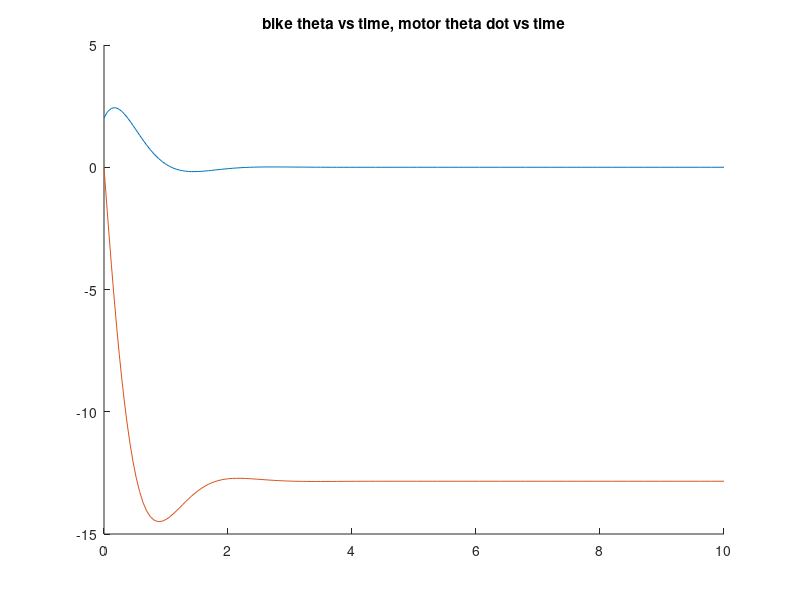
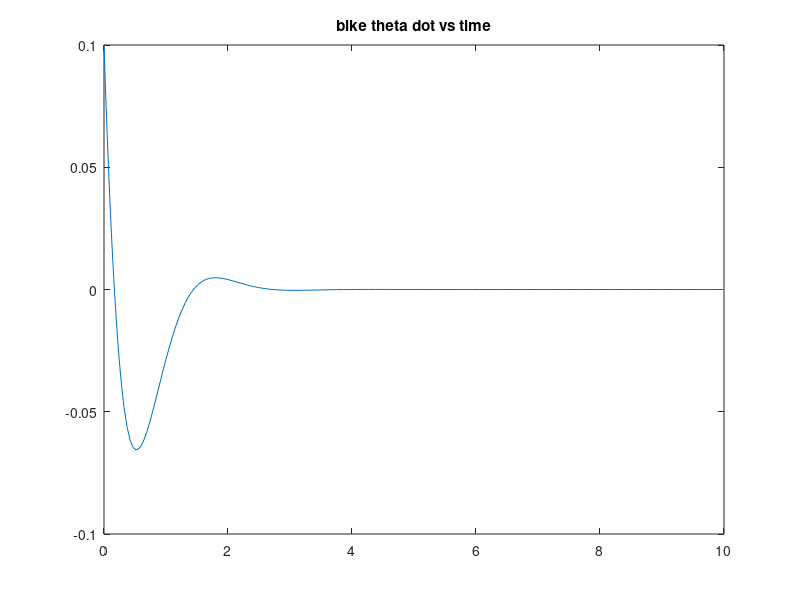
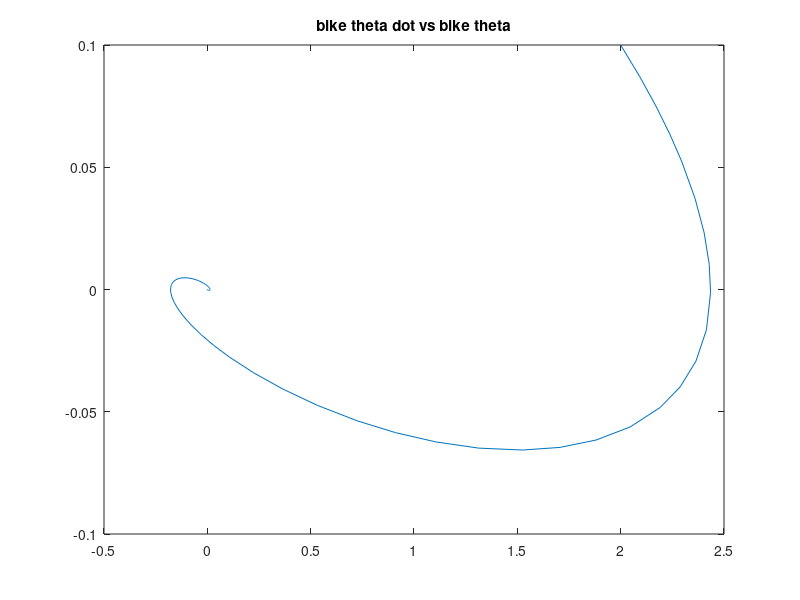

The MATLAB source for these figures, in order:
function simulate_bike_stability
    clear; close all;
    %% Variables
    g = 9.8;                                                               % m / s / s
    
    l_c = 0.53;                                                            % m
    l_fly = l_c;                                                           % m
    
    m_fly = 5.44;                                                          % kg
    m_bike = 18.6;                                                         % kg
    m_total = m_fly + m_bike;                                              % kg
    
    global J_fly;
    J_fly = 0.04788*6;                                                     % kg * m * m
    J_bike = 5.5;                                                          % kg * m * m
    J_total = (J_bike) + (J_fly) + (m_fly * l_fly^2);                      % kg * m * m
    
    global c1 c2 c3;
    c1 = m_total * l_c^2;                                                  %
    c2 = J_total;                                                          %
    c3 = m_total * g * l_c;                                                %
    
    global err;
    err = 0;                                                               %
 
    global target_bike_theta target_motor_theta_dot;
    target_bike_theta = 0;                                                 % rad
    target_motor_theta_dot = 0;                                            % rad / s
    
    global stall_torque free_speed;
    ratio = 60 / 12 * 60 / 18;
    stall_torque = 2*2.43*ratio;                                              % N * m
    free_speed = 556/ratio;                                                   % rad / s
    
    global max_torque percent_max_torque;                                  %
    max_torque = 0;
    percent_max_torque = 0;
    
    %% C-Style Main Function
    main();
    function main 

        t_span = [0 10];
        
        % bike_theta, bike_theta_dot, motor_theta_dot
        intial_angle = 2;
        intial = [intial_angle*pi/180 0.1 0];
        [t, state] = ode45(@bike_falling_ode, t_span, intial);

        % convert bike_theta to degrees
        state(:, 1) = state(:,1) * (180/pi);

        % plot
        figure;
        hold;
        plot(t, state(:,1))
        plot(t, state(:,3))
        hold;
        title('bike theta vs time, motor theta dot vs time');
        
        figure;
        plot(t, state(:,2))
        title('bike theta dot vs time');
        figure;
        plot(state(:,1), state(:,2))
        title('bike theta dot vs bike theta');
        
        max_torque
        percent_max_torque
    end


    %% Bike Falling
    function delta = bike_falling_ode( ~, state )
        
        % unpack state
        bike_theta      = state(1);
        bike_theta_dot  = state(2);
        motor_theta_dot = state(3);
        
        % get feedback from PID controller
        torque = bike_falling_PID(bike_theta, bike_theta_dot, motor_theta_dot);
        
        % solve for bike_theta_dot_dot
        bike_theta_dot_dot_numerator = torque - c1*bike_theta_dot^2*sin(bike_theta)*cos(bike_theta) + c3*sin(bike_theta);
        bike_theta_dot_dot_denominator = c1*sin(bike_theta)^2 + c2;
        
        % solve for motor_theta_dot_dot
        motor_theta_dot_dot = torque/J_fly;
        
        % pack delta
        delta = [
            bike_theta_dot; 
            bike_theta_dot_dot_numerator/bike_theta_dot_dot_denominator;
            motor_theta_dot_dot
        ];
    end

    %% PID Loop
    function torque = bike_falling_PID(bike_theta, bike_theta_dot, motor_theta_dot)
        current_err = target_bike_theta - bike_theta;                      % P
        err = current_err + err;                                           % I
        diff = bike_theta_dot;                                             % D
    
        % PID constants
        kPID = [200, 0, -30];

        % compute torque
        torque = (kPID(1) * current_err) + (kPID(2) * err) + (kPID(3) * diff);
        
        torque_limit = stall_torque * (1 - abs(motor_theta_dot)/free_speed);
        
        if abs(torque)/torque_limit * 100 > percent_max_torque
            percent_max_torque = abs(torque)/torque_limit * 100;
        end

        % limit torque
        if torque > torque_limit
            torque = torque_limit;
        elseif torque < -torque_limit
            torque = -torque_limit;
        end
        
        % log maximum torque value required by the system
        if abs(torque) > max_torque
            max_torque = abs(torque);
        end
        
        
    end
   
end
